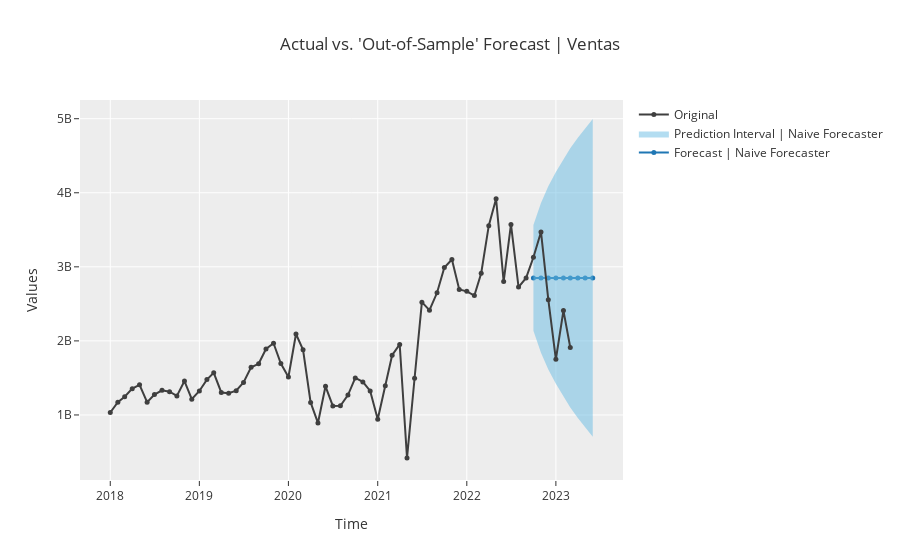

Notebook code cell kept with this figure:
### Code cell
plot_model(best, plot = 'forecast', data_kwargs = {'fh': 9})
